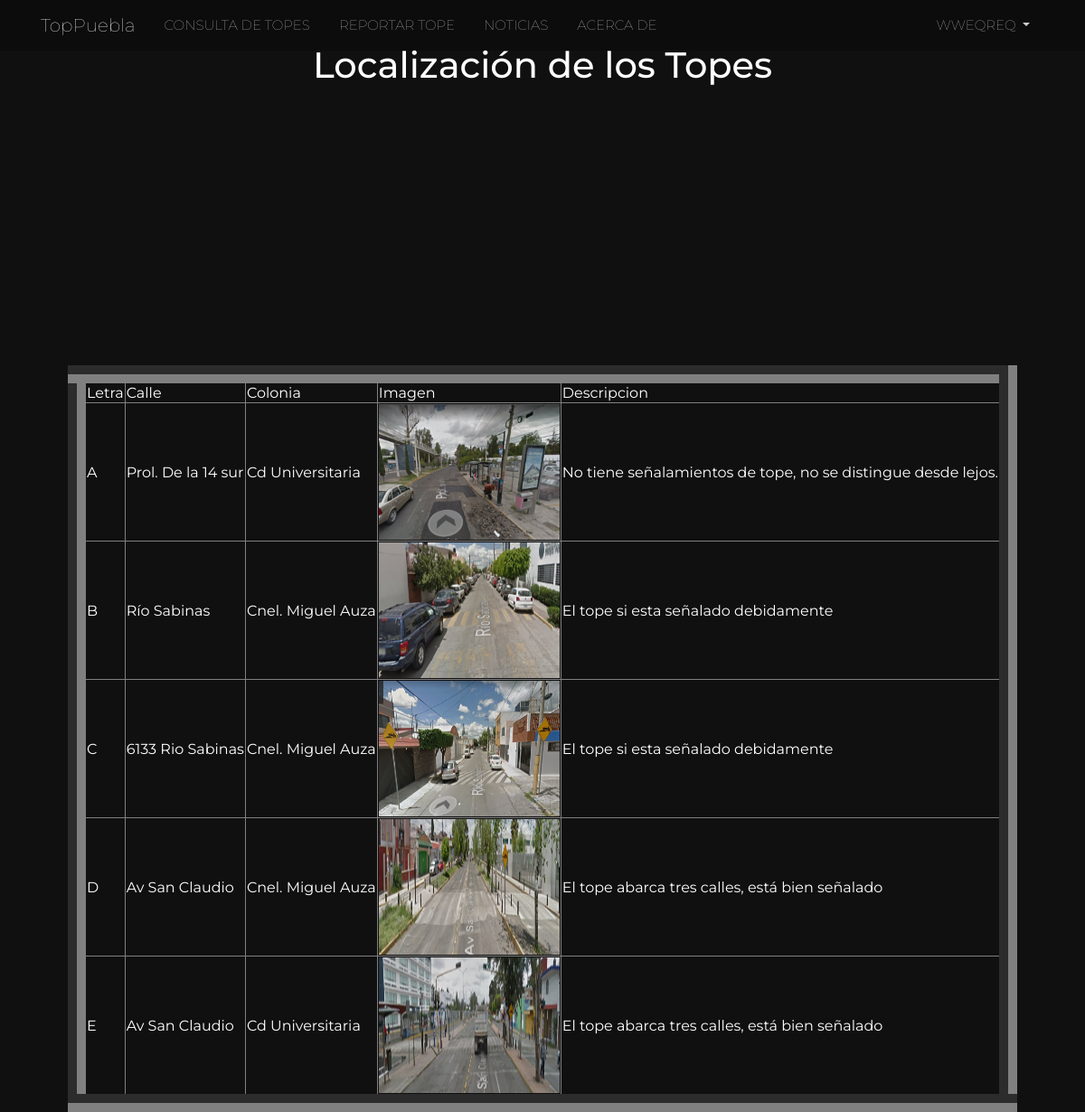
The app's page /consultaU.php (signed in) with its own data.
### tables this page shows
CREATE TABLE IF NOT EXISTS `Reporte` (
  `NoRep` int(11) NOT NULL AUTO_INCREMENT,
  `idUs` int(11) DEFAULT NULL,
  `Calle` varchar(50) DEFAULT NULL,
  `Latitud` varchar(30) DEFAULT NULL,
  `Longitud` varchar(30) NOT NULL,
  `Colonia` varchar(50) DEFAULT NULL,
  `Imagen` varchar(50) DEFAULT NULL,
  `Descripcion` varchar(100) DEFAULT NULL,
  PRIMARY KEY (`NoRep`),
  KEY `idUs` (`idUs`)
);

### consultaU.php (the view, shortened to what this page needs)
<html>
<head>
    <link rel="stylesheet" href="dist/css/bootstrap.min.css">
    <link rel="stylesheet" href="css/style.css">
</head>
<body onload="initialize();">
<nav class="navbar navbar-dark fixed-top navbar-expand-md navbar-no-bg">
        <div class="container">
            <a class="navbar-brand" href="indexU.php">TopPuebla</a>
            <div class="collapse navbar-collapse" id="navbarNav">
                <ul class="navbar-nav">
                    <li class="nav-item">
                        <a class="nav-link scroll-link" href="consultaU.php">Consulta de Topes</a>
                    </li>
                  <li class="nav-item">
                        <a class="nav-link scroll-link" href="Reporte.php">Reportar Tope</a>
                    </li>
                    <li class="nav-item">
                        <a class="nav-link scroll-link" href="noticiasU.php">Noticias</a>
                    </li>
                    <li class="nav-item">
                        <a class="nav-link scroll-link" href="acercaU.php">Acerca de</a>
                    </li>
                </ul>
                <span class="ml-auto navbar-nav">
                    <li class="nav-item dropdown">
                        <a class="nav-link dropdown-toggle" href="#" id="navbarDropdown" data-toggle="dropdown" aria-haspopup="true" aria-expanded="false">
                            <?php echo ($_SESSION['username']); ?>
                        </a>
                    </li>
                </span>
            </div>
        </div>
    </nav>
<div>
    <br><br>
    <h1 align="center" style="color:white;">Localización de los Topes</h1>
    <div id="map_canvas" style="width: auto; height: 300px;">
    </div>
</div>
<center>
    <?php
                            $link=mysqli_connect("localhost", "root", "12345");
                            mysqli_select_db($link, "TopPuebla");
                            $result2 = mysqli_query($link, "select * from Reporte");
                            echo "<table border = 20>";
                            echo ("<tr><td>Letra</td><td> Calle </td><td> Colonia </td><td> Imagen </td><td> Descripcion</td></tr>");
                            $letras = 65;
                            while($row= mysqli_fetch_array($result2))
                            {
                                $col = $row["Colonia"];
                                $calle = $row["Calle"];
                                $im = $row["Imagen"];
                                $des = $row["Descripcion"];
                                $letra = chr($letras);
                                echo ("<tr><td>$letra</td><td> $calle </td><td> $col </td><td>
                                        <img src = Topes/$im width=200 height=150/></td><td>$des</td></tr>");
                                $letras = $letras+1;
                            }
                            echo ("</table>");
                        ?>
</center>
</body>
</html>

### css/style.css (style rules this page uses)
body { font-family: 'Montserrat', sans-serif; background-color: rgb(0, 0, 0); }
.navbar { background: #444; -o-transition: all .6s; -moz-transition: all .6s; -webkit-transition: all .6s; -ms-transition: all .6s; transition: all .6s; backface-visibility: hidden; }
.navbar.navbar-no-bg { background: #444; background: rgba(0, 0, 0, 0.2); }
.navbar-dark .navbar-nav { font-size: 15px; color: #fff; text-transform: uppercase; }
.navbar-dark .navbar-nav .nav-link { color: #fff; color: rgba(255, 255, 255, 0.8); border: 0; }
.navbar-expand-md .navbar-nav .nav-link { padding-left: 1rem; padding-right: 1rem; }
* { box-sizing: border-box; }
body, figure { margin: 0; background: #101010; font-family: Istok Web, sans-serif; font-weight: 100; }

### consultaU.php (style rules this page uses)
body, html { height: 100%; margin: 0; font-family: 'Montserrat', sans-serif; }
* { box-sizing: border-box; }

### records on screen
reporte: letra "A", Calle "Prol. De la 14 sur", Colonia "Cd Universitaria", Imagen (picture), Descripcion "No tiene señalamientos de tope, no se distingue desde lejos."
reporte: letra "B", Calle "Río Sabinas", Colonia "Cnel. Miguel Auza", Imagen (picture), Descripcion "El tope si esta señalado debidamente"
reporte: letra "C", Calle "6133 Rio Sabinas", Colonia "Cnel. Miguel Auza", Imagen (picture), Descripcion "El tope si esta señalado debidamente"
reporte: letra "D", Calle "Av San Claudio", Colonia "Cnel. Miguel Auza", Imagen (picture), Descripcion "El tope abarca tres calles, está bien señalado"
reporte: letra "E", Calle "Av San Claudio", Colonia "Cd Universitaria", Imagen (picture), Descripcion "El tope abarca tres calles, está bien señalado"

### other values on screen
$_SESSION['username'] "WWEQREQ"
